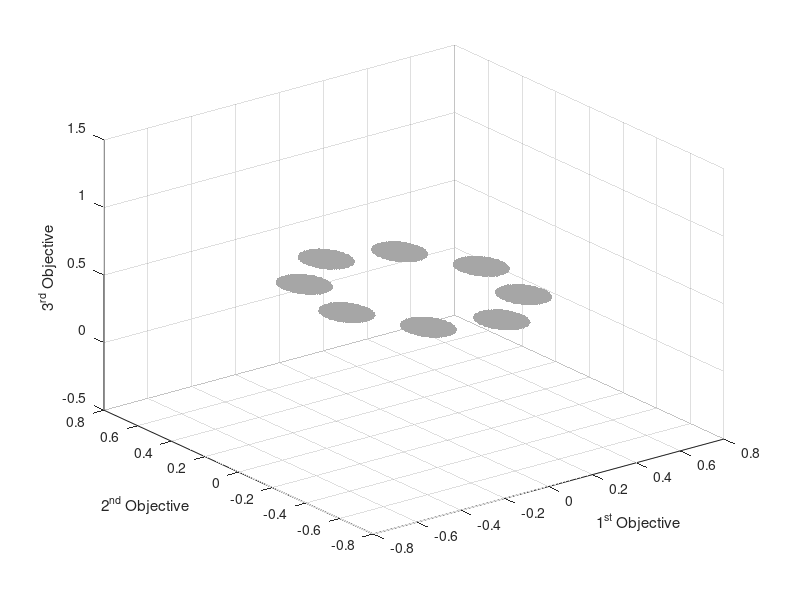

The MATLAB script that drew this image:
load('IMOP5.mat');

scatter3(PF(:, 1), PF(:, 2), PF(:, 3), 'SeriesIndex', 1, 'DisplayName', 'PF', ...
    'MarkerEdgeColor', [0.650980392156863, 0.650980392156863, 0.650980392156863], ...
    'MarkerFaceAlpha', 0.5, ...
    'MarkerFaceColor', [0.650980392156863, 0.650980392156863, 0.650980392156863], ...
    'Marker', '.');
xlabel('1^{st} Objective');
ylabel('2^{nd} Objective');
zlabel('3^{rd} Objective');